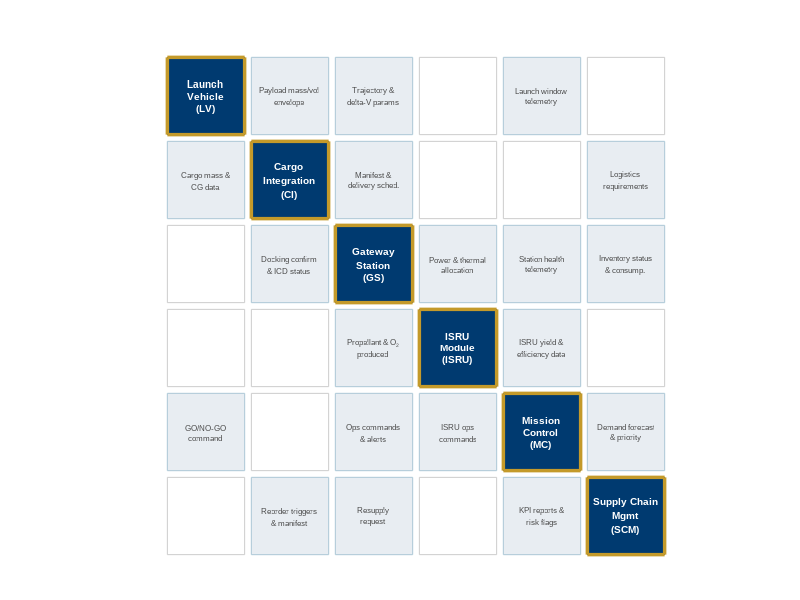

The MATLAB script that drew this image: (Note: this script raises an error after producing the figure.)
% =========================================================================
% N² Interface Diagram — Lunar Gateway Supply Chain
% EG7302 MEM Individual Project | Jagathguru Pazhanaivel (249057008)
%
% HOW TO RUN:
%   1. Open MATLAB
%   2. Paste this entire script into a new .m file or the Command Window
%   3. Press Run (F5) — figure opens automatically
%   4. To save as PNG:  exportgraphics(gcf, 'N2_Diagram.png', 'Resolution', 300)
%   5. To save as PDF:  exportgraphics(gcf, 'N2_Diagram.pdf', 'ContentType', 'vector')
%
% Tested on MATLAB R2021b and above. No toolboxes required.
% =========================================================================

clear; clc; close all;

NAVY  = [0  58  112] / 255;
GOLD  = [196 154  42] / 255;
LGRAY = [232 237 242] / 255;
WHITE = [1 1 1];
DGRAY = [74  74  74] / 255;

systems = {
    {'Launch','Vehicle','(LV)'};
    {'Cargo','Integration','(CI)'};
    {'Gateway','Station','(GS)'};
    {'ISRU','Module','(ISRU)'};
    {'Mission','Control','(MC)'};
    {'Supply Chain','Mgmt','(SCM)'};
};
N = numel(systems);

interfaces = cell(N, N);
interfaces{1,2} = {'Payload mass/vol','envelope'};
interfaces{1,3} = {'Trajectory &','delta-V params'};
interfaces{1,5} = {'Launch window','telemetry'};
interfaces{2,1} = {'Cargo mass &','CG data'};
interfaces{2,3} = {'Manifest &','delivery sched.'};
interfaces{2,6} = {'Logistics','requirements'};
interfaces{3,2} = {'Docking confirm','& ICD status'};
interfaces{3,4} = {'Power & thermal','allocation'};
interfaces{3,5} = {'Station health','telemetry'};
interfaces{3,6} = {'Inventory status','& consump.'};
interfaces{4,3} = {'Propellant & O_2','produced'};
interfaces{4,5} = {'ISRU yield &','efficiency data'};
interfaces{5,1} = {'GO/NO-GO','command'};
interfaces{5,3} = {'Ops commands','& alerts'};
interfaces{5,4} = {'ISRU ops','commands'};
interfaces{5,6} = {'Demand forecast','& priority'};
interfaces{6,2} = {'Reorder triggers','& manifest'};
interfaces{6,3} = {'Resupply','request'};
interfaces{6,5} = {'KPI reports &','risk flags'};

fig = figure('Color', 'white', 'Units', 'inches', 'Position', [1 1 13 11]);
ax  = axes('Parent', fig, 'Units', 'normalized', 'Position', [0.08 0.07 0.88 0.84]);
hold(ax, 'on');
axis(ax, 'off');
axis(ax, [0 N 0 N]);
axis(ax, 'equal');
set(ax, 'YDir', 'reverse');

pad = 0.04;
for row = 1:N
    for col = 1:N
        x0 = (col-1) + pad;
        y0 = (row-1) + pad;
        w  = 1 - 2*pad;
        h  = 1 - 2*pad;

        if row == col
            fill(ax, [x0 x0+w x0+w x0], [y0 y0 y0+h y0+h], NAVY, ...
                 'EdgeColor', GOLD, 'LineWidth', 2.5);
            lbl = strjoin(systems{row}, newline);
            text(ax, x0+w/2, y0+h/2, lbl, ...
                 'HorizontalAlignment', 'center', ...
                 'VerticalAlignment',   'middle', ...
                 'FontName',  'Arial', 'FontSize', 7.5, ...
                 'FontWeight', 'bold', 'Color', WHITE, ...
                 'Interpreter', 'none');

        elseif ~isempty(interfaces{row, col})
            fill(ax, [x0 x0+w x0+w x0], [y0 y0 y0+h y0+h], LGRAY, ...
                 'EdgeColor', [0.7 0.8 0.85], 'LineWidth', 0.8);
            lbl = strjoin(interfaces{row, col}, newline);
            text(ax, x0+w/2, y0+h/2, lbl, ...
                 'HorizontalAlignment', 'center', ...
                 'VerticalAlignment',   'middle', ...
                 'FontName', 'Arial', 'FontSize', 5.5, ...
                 'Color', DGRAY, 'Interpreter', 'tex');
        else
            fill(ax, [x0 x0+w x0+w x0], [y0 y0 y0+h y0+h], WHITE, ...
                 'EdgeColor', [0.8 0.8 0.8], 'LineWidth', 0.5);
        end
    end
end

for k = 1:N-1
    x_start = k  - pad;
    y_start = k  - pad;
    x_end   = k  + pad;
    y_end   = k  + pad;
    annotation(fig, 'arrow', ...
        [ax.Position(1) + (x_start/N)*ax.Position(3), ...
         ax.Position(1) + (x_end/N)  *ax.Position(3)], ...
        [ax.Position(2) + (1 - y_start/N)*ax.Position(4), ...
         ax.Position(2) + (1 - y_end/N)  *ax.Position(4)], ...
        'Color', GOLD, 'LineWidth', 1.5, 'HeadStyle', 'vback2', 'HeadSize', 6);
end

for k = 1:N
    text(ax, -0.08, k-0.5, sprintf('R%d', k), ...
         'HorizontalAlignment', 'right', 'VerticalAlignment', 'middle', ...
         'FontName', 'Arial', 'FontSize', 7, 'FontWeight', 'bold', 'Color', NAVY);
    text(ax, k-0.5, -0.08, sprintf('C%d', k), ...
         'HorizontalAlignment', 'center', 'VerticalAlignment', 'bottom', ...
         'FontName', 'Arial', 'FontSize', 7, 'FontWeight', 'bold', 'Color', NAVY);
end

title(ax, {'N² Interface Diagram: Lunar Gateway Supply Chain Subsystems'}, ...
      'FontName', 'Arial', 'FontSize', 11, 'FontWeight', 'bold', 'Color', NAVY);

annotation(fig, 'textbox', [0.08 0.01 0.88 0.04], ...
    'String', ['Diagonal: subsystem nodes (Leicester Navy)  |  ' ...
               'Off-diagonal: interface data flows  |  ' ...
               'Read rows as outputs → columns as inputs  |  ' ...
               'Source: Author (2025), EG7302 MEM'], ...
    'FitBoxToText', 'off', 'EdgeColor', 'none', ...
    'HorizontalAlignment', 'center', 'FontName', 'Arial', ...
    'FontSize', 7, 'FontAngle', 'italic', 'Color', [0.4 0.4 0.4]);

fprintf('N2 diagram rendered.\n');
fprintf('To save: exportgraphics(gcf, ''N2_Diagram.png'', ''Resolution'', 300)\n');
